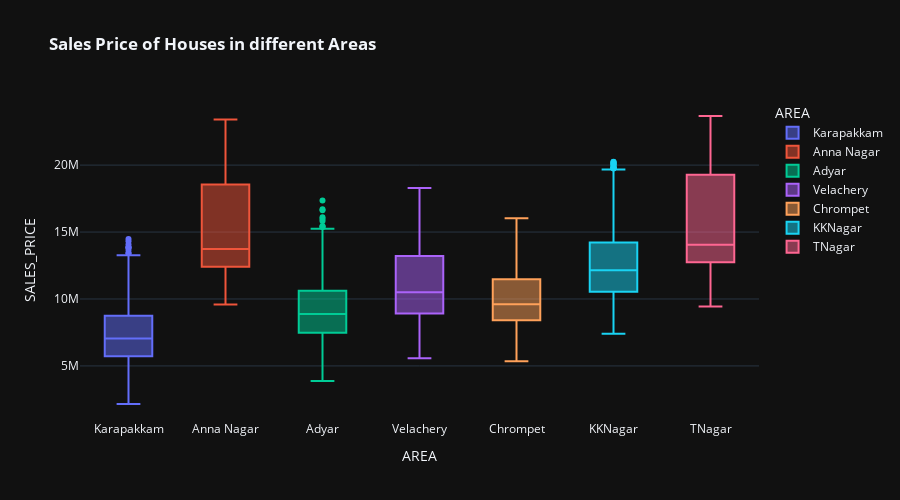

Notebook code for this chart:
### Code cell
px.box(df,x='AREA',y='SALES_PRICE',color='AREA',template='plotly_dark',width=900,height=500,title='<b> Sales Price of Houses in different Areas')

### Figure 1 — Plotly figure (JSON) as saved in the notebook; plotly's stock layout.template omitted (floating-point values rounded to 4 significant figures; data arrays with more than 128 entries replaced by an {"elided": "..."} marker saying what was removed)
{"data": [{"alignmentgroup": "True", "hovertemplate": "AREA=%{x}<br>SALES_PRICE=%{y}<extra></extra>", "legendgroup": "Karapakkam", "marker": {"color": "#636efa"}, "name": "Karapakkam", "notched": false, "offsetgroup": "Karapakkam", "orientation": "v", "showlegend": true, "type": "box", "x": {"elided": "1366 str values"}, "x0": " ", "xaxis": "x", "y": {"elided": "1366 int values"}, "y0": " ", "yaxis": "y"}, {"alignmentgroup": "True", "hovertemplate": "AREA=%{x}<br>SALES_PRICE=%{y}<extra></extra>", "legendgroup": "Anna Nagar", "marker": {"color": "#EF553B"}, "name": "Anna Nagar", "notched": false, "offsetgroup": "Anna Nagar", "orientation": "v", "showlegend": true, "type": "box", "x": {"elided": "788 str values"}, "x0": " ", "xaxis": "x", "y": {"elided": "788 int values"}, "y0": " ", "yaxis": "y"}, {"alignmentgroup": "True", "hovertemplate": "AREA=%{x}<br>SALES_PRICE=%{y}<extra></extra>", "legendgroup": "Adyar", "marker": {"color": "#00cc96"}, "name": "Adyar", "notched": false, "offsetgroup": "Adyar", "orientation": "v", "showlegend": true, "type": "box", "x": {"elided": "774 str values"}, "x0": " ", "xaxis": "x", "y": {"elided": "774 int values"}, "y0": " ", "yaxis": "y"}, {"alignmentgroup": "True", "hovertemplate": "AREA=%{x}<br>SALES_PRICE=%{y}<extra></extra>", "legendgroup": "Velachery", "marker": {"color": "#ab63fa"}, "name": "Velachery", "notched": false, "offsetgroup": "Velachery", "orientation": "v", "showlegend": true, "type": "box", "x": {"elided": "981 str values"}, "x0": " ", "xaxis": "x", "y": {"elided": "981 int values"}, "y0": " ", "yaxis": "y"}, {"alignmentgroup": "True", "hovertemplate": "AREA=%{x}<br>SALES_PRICE=%{y}<extra></extra>", "legendgroup": "Chrompet", "marker": {"color": "#FFA15A"}, "name": "Chrompet", "notched": false, "offsetgroup": "Chrompet", "orientation": "v", "showlegend": true, "type": "box", "x": {"elided": "1702 str values"}, "x0": " ", "xaxis": "x", "y": {"elided": "1702 int values"}, "y0": " ", "yaxis": "y"}, {"alignmentgroup": "True", "hovertemplate": "AREA=%{x}<br>SALES_PRICE=%{y}<extra></extra>", "legendgroup": "KKNagar", "marker": {"color": "#19d3f3"}, "name": "KKNagar", "notched": false, "offsetgroup": "KKNagar", "orientation": "v", "showlegend": true, "type": "box", "x": {"elided": "997 str values"}, "x0": " ", "xaxis": "x", "y": {"elided": "997 int values"}, "y0": " ", "yaxis": "y"}, {"alignmentgroup": "True", "hovertemplate": "AREA=%{x}<br>SALES_PRICE=%{y}<extra></extra>", "legendgroup": "TNagar", "marker": {"color": "#FF6692"}, "name": "TNagar", "notched": false, "offsetgroup": "TNagar", "orientation": "v", "showlegend": true, "type": "box", "x": {"elided": "501 str values"}, "x0": " ", "xaxis": "x", "y": {"elided": "501 int values"}, "y0": " ", "yaxis": "y"}], "layout": {"boxmode": "overlay", "height": 500, "legend": {"title": {"text": "AREA"}, "tracegroupgap": 0}, "title": {"text": "<b> Sales Price of Houses in different Areas"}, "width": 900, "xaxis": {"anchor": "y", "categoryarray": ["Karapakkam", "Anna Nagar", "Adyar", "Velachery", "Chrompet", "KKNagar", "TNagar"], "categoryorder": "array", "domain": [0, 1], "title": {"text": "AREA"}}, "yaxis": {"anchor": "x", "domain": [0, 1], "title": {"text": "SALES_PRICE"}}}}
